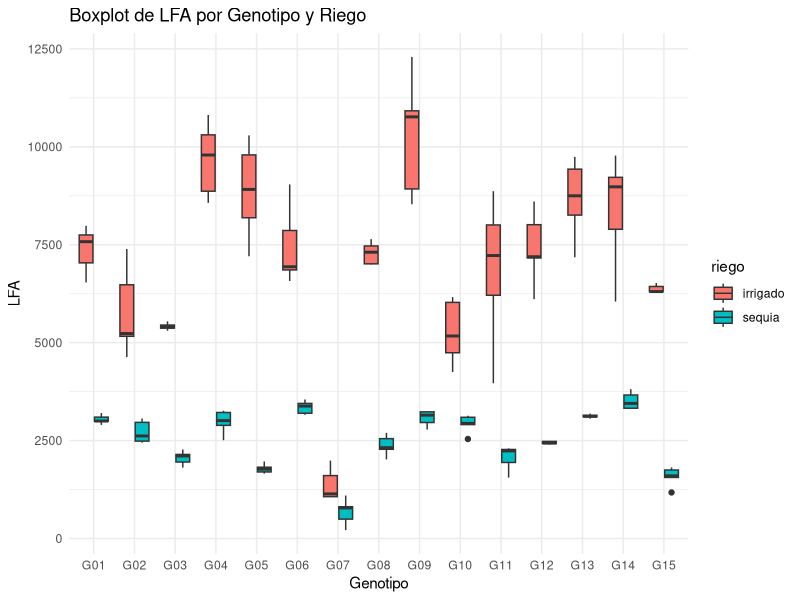

The R script that drew this image:
## ---- chunk 1
1 + 1
## ---- chunk 2
#| echo: false
2 * 2
## ---- chunk 3

library(readxl)
fb <- LA_MOLINA_2014_POTATO_WUE_FB_1_ <- read_excel("LA MOLINA 2014 POTATO WUE (FB) (1).xlsx", 
                                              sheet = "fb")
View(fb)


## ---- chunk 4

modelo <- lm(formula = lfa ~ bloque + geno + riego + riego*geno 
             , data = fb) 

anova (modelo) 

str (fb)

## ---- chunk 5

library(ggplot2)

ggplot(fb, aes(x = geno, y = lfa, fill = riego)) +
  geom_boxplot() +
  labs(x = "Genotipo", y = "LFA", title = "Boxplot de LFA por Genotipo y Riego") +
  theme_minimal()



